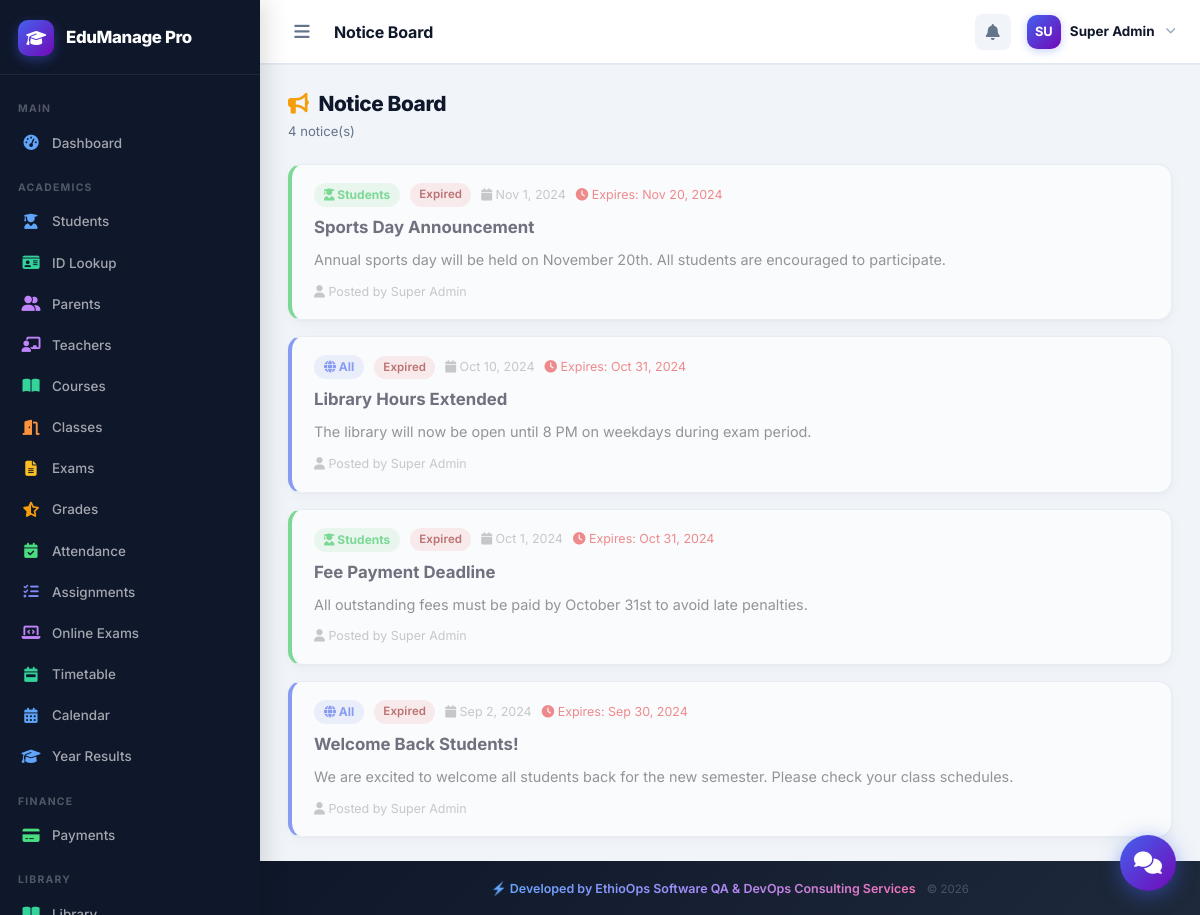
Screenshot of /modules/notices/index.php (signed in) with the database file from the repository.
### tables this page shows
CREATE TABLE IF NOT EXISTS notices (
    id INT AUTO_INCREMENT PRIMARY KEY,
    title VARCHAR(200) NOT NULL,
    body TEXT NOT NULL,
    audience ENUM('all','teachers','students','admin') DEFAULT 'all',
    posted_by INT NOT NULL,
    post_date DATE NOT NULL,
    expiry_date DATE,
    is_active TINYINT(1) DEFAULT 1,
    created_at TIMESTAMP DEFAULT CURRENT_TIMESTAMP,
    FOREIGN KEY (posted_by) REFERENCES users(id)
);

CREATE TABLE users (
    id INT AUTO_INCREMENT PRIMARY KEY,
    name VARCHAR(120) NOT NULL,
    email VARCHAR(120) NOT NULL UNIQUE,
    password VARCHAR(255) NOT NULL,
    role ENUM('admin','teacher','student','accountant') DEFAULT 'student',
    is_active TINYINT(1) DEFAULT 1,
    created_at TIMESTAMP DEFAULT CURRENT_TIMESTAMP
);

### includes/config.php (called while the page is built, shortened)
<?php
function is_admin() { return in_array($_SESSION['user']['role'] ?? '', ['admin','super_admin']); }
function e($s) { return htmlspecialchars($s ?? '', ENT_QUOTES); }

### modules/notices/index.php (the view, shortened to what this page needs)
<?php
require_once '../../includes/config.php';
$uid = $_SESSION['user']['id']; $role = $_SESSION['user']['role'];
$pdo->query("UPDATE notices SET is_active=0 WHERE expiry_date IS NOT NULL AND expiry_date < CURDATE()");
$filter_audience = $_GET['audience'] ?? '';
$filter_status   = $_GET['status'] ?? 'active';
$sql = "SELECT n.*, u.name AS posted_by_name FROM notices n JOIN users u ON n.posted_by=u.id WHERE 1=1";
$params = [];
if (!is_admin()) {
    $sql .= " AND n.is_active=1 AND (n.audience='all' OR n.audience=?)";
    $params[] = $role === 'teacher' ? 'teachers' : 'students';
} else {
    if ($filter_audience) { $sql .= " AND n.audience=?"; $params[] = $filter_audience; }
    if ($filter_status === 'active')   { $sql .= " AND n.is_active=1"; }
    if ($filter_status === 'inactive') { $sql .= " AND n.is_active=0"; }
    if ($filter_status === 'expired')  { $sql .= " AND n.expiry_date < CURDATE()"; }
}
$sql .= " ORDER BY n.post_date DESC, n.created_at DESC";
$stmt = $pdo->prepare($sql); $stmt->execute($params); $notices = $stmt->fetchAll();
require_once '../../includes/header.php';
?>
<div class="page-header">
  <div><h1><i class="fas fa-bullhorn" style="color:var(--warning)"></i> Notice Board</h1><p><?= count($notices) ?> notice(s)</p></div>
</div>
<div style="display:flex;flex-direction:column;gap:16px">
<?php if ($notices): ?>
<?php foreach ($notices as $n):
  $expired = $n['expiry_date'] && strtotime($n['expiry_date']) < time();
  $aud_colors = ['all'=>'#4361ee','teachers'=>'#7209b7','students'=>'#2dc653','admin'=>'#e63946'];
  $aud_icons  = ['all'=>'fas fa-globe','teachers'=>'fas fa-chalkboard-teacher','students'=>'fas fa-user-graduate','admin'=>'fas fa-user-shield'];
  $color = $aud_colors[$n['audience']] ?? '#4361ee';
  $icon  = $aud_icons[$n['audience']] ?? 'fas fa-bullhorn';
?>
<div class="card" style="border-left:4px solid <?= $color ?>;opacity:<?= (!$n['is_active']||$expired)?'.6':'1' ?>">
  <div class="card-body" style="padding:18px 22px">
    <div style="display:flex;justify-content:space-between;align-items:flex-start;gap:12px;flex-wrap:wrap">
      <div style="flex:1">
        <div style="display:flex;align-items:center;gap:10px;margin-bottom:8px;flex-wrap:wrap">
          <span style="background:<?= $color ?>22;color:<?= $color ?>;border-radius:20px;padding:3px 10px;font-size:.75rem;font-weight:700">
            <i class="<?= $icon ?>"></i> <?= ucfirst($n['audience']) ?>
          </span>
          <?php if ($expired): ?><span class="badge badge-danger">Expired</span><?php endif; ?>
          <span style="font-size:.78rem;color:#aaa"><i class="fas fa-calendar"></i> <?= date('M j, Y', strtotime($n['post_date'])) ?></span>
          <?php if ($n['expiry_date']): ?>
          <span style="font-size:.78rem;color:<?= $expired?'var(--danger)':'#aaa' ?>"><i class="fas fa-clock"></i> Expires: <?= date('M j, Y', strtotime($n['expiry_date'])) ?></span>
          <?php endif; ?>
        </div>
        <h3 style="font-size:1.05rem;font-weight:700;color:#1a1a2e;margin-bottom:8px"><?= e($n['title']) ?></h3>
        <p style="color:#555;line-height:1.7;font-size:.9rem"><?= nl2br(e($n['body'])) ?></p>
        <div style="margin-top:10px;font-size:.78rem;color:#aaa">
          <i class="fas fa-user"></i> Posted by <?= e($n['posted_by_name']) ?>
        </div>
      </div>
    </div>
  </div>
</div>
<?php endforeach; ?>
<?php endif; ?>
</div>
<?php require_once '../../includes/footer.php'; ?>

### assets/css/style.css (style rules this page uses)
*, *::before, *::after { box-sizing: border-box; margin: 0; padding: 0; }
:root { --primary: #4361ee; --primary-dk: #3a0ca3; --primary-lt: #eef1fd; --secondary: #7209b7; --success: #0ead69; --warning: #f59e0b; --danger: #ef4444; --info: #06b6d4; --dark: #0f172a; --dark2: #1e293b; --muted: #64748b; --border: #e2e8f0; --bg: #f1f5f9; --sidebar-w: 260px; --topbar-h: 64px; --radius: 14px; --radius-sm: 8px; --shadow: 0 1px 3px rgba(0,0,0,.06), 0 4px 16px rgba(0,0,0,.06); --shadow-md: 0 4px 24px rgba(0,0,0,.10); --shadow-lg: 0 8px 40px rgba(0,0,0,.14); --transition: .22s ease; --font: 'Inter', 'Segoe UI', system-ui, sans-serif; }
body { font-family: var(--font); background: var(--bg); color: var(--dark2); display: flex; min-height: 100vh; font-size: 14px; line-height: 1.5; -webkit-font-smoothing: antialiased; }
.card { background: #fff; border-radius: var(--radius); box-shadow: var(--shadow); overflow: hidden; border: 1px solid var(--border); }
.card-body { padding: 20px; }
.badge { display: inline-flex; align-items: center; padding: 3px 9px; border-radius: 20px; font-size: .72rem; font-weight: 600; letter-spacing: .01em; }
.badge-danger { background: #fee2e2; color: #991b1b; }
.page-header { display: flex; align-items: flex-start; justify-content: space-between; margin-bottom: 22px; gap: 16px; flex-wrap: wrap; }
.page-header h1 { font-size: 1.3rem; font-weight: 800; color: var(--dark); letter-spacing: -.02em; display: flex; align-items: center; gap: 10px; }
.page-header p { font-size: .82rem; color: var(--muted); margin-top: 3px; }

### rows the page displays
notices: audience "Students", shows "Expired", post_date "Nov 1, 2024", expiry_date "Nov 20, 2024", title "Sports Day Announcement", body "Annual sports day will be held on November 20th. All students are encouraged to participate.", posted_by.name "Super Admin"
notices: audience "All", shows "Expired", post_date "Oct 10, 2024", expiry_date "Oct 31, 2024", title "Library Hours Extended", body "The library will now be open until 8 PM on weekdays during exam period.", posted_by.name "Super Admin"
notices: audience "Students", shows "Expired", post_date "Oct 1, 2024", expiry_date "Oct 31, 2024", title "Fee Payment Deadline", body "All outstanding fees must be paid by October 31st to avoid late penalties.", posted_by.name "Super Admin"
notices: audience "All", shows "Expired", post_date "Sep 2, 2024", expiry_date "Sep 30, 2024", title "Welcome Back Students!", body "We are excited to welcome all students back for the new semester. Please check your class schedules.", posted_by.name "Super Admin"

### other values shown
APP_NAME "EduManage Pro"
$page_title "Notice Board"
substr($_SESSION['user']['name']??'A',0,2) "SU"
$_SESSION['user']['name'] "Super Admin"
count($notices) "4"
